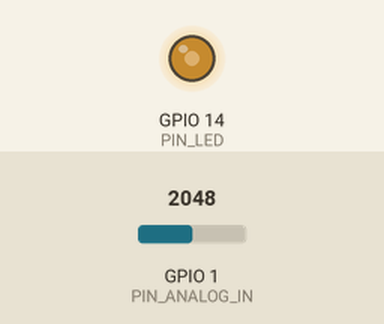
Simulated run of this sketch. Board: ESP32. Shown: output pins drawn as LEDs (lit = HIGH). Inputs (shaded band) come from the test bench; at power-on: GPIO 1 (PIN_ANALOG_IN) = 2048.

Above: at 1.2 s.
1.3 s: GPIO 1 (PIN_ANALOG_IN) set to 2866
At 2.5 s:
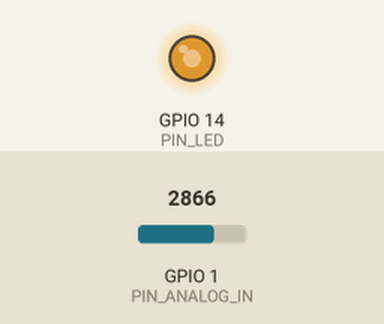
2.8 s: GPIO 1 (PIN_ANALOG_IN) set to 3603
At 3.9 s:
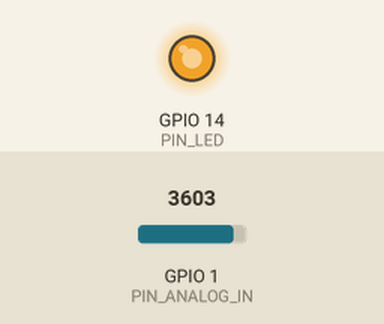
4.3 s: GPIO 1 (PIN_ANALOG_IN) set to 491
At 5.0 s:
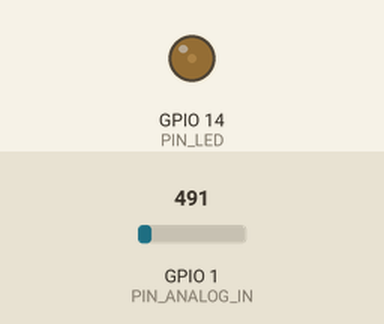
5.8 s: GPIO 1 (PIN_ANALOG_IN) set to 0
At 7.0 s:
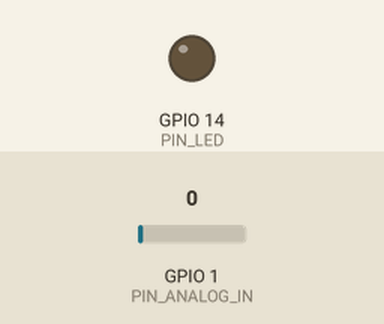
Timing chart, 0 to 8.3 s (numbered marks = the images above; inputs shaded):
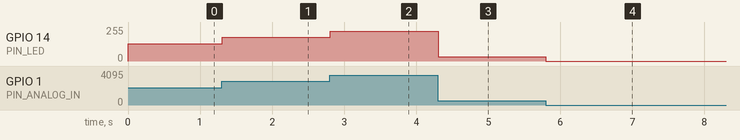

The sketch:

10.1_SoftLight.ino
```cpp
#define PIN_ANALOG_IN   1   // Define the analog input pin
#define PIN_LED         14  // Define the LED pin (PWM output)
#define CHAN            0   // Define the PWM channel

void setup() {
  // Configure LED pin for PWM output
  // Parameters: pin, frequency (1000 Hz), resolution (12-bit), channel
  ledcAttachChannel(PIN_LED, 1000, 12, CHAN);
}

void loop() {
  int adcVal = analogRead(PIN_ANALOG_IN); //read adc
  int pwmVal = adcVal;        // adcVal re-map to pwmVal
  ledcWrite(PIN_LED, pwmVal);    // set the pulse width.
  delay(10);  // Short delay before next reading/update
}
```

Measured:
- after the input at 1.3 s, GPIO 14 (PIN_LED): 128/255 → 178/255 at once
- after the input at 2.8 s, GPIO 14 (PIN_LED): 178/255 → 224/255 at once
- after the input at 4.3 s, GPIO 14 (PIN_LED): 224/255 → 31/255 at once
- after the input at 5.8 s, GPIO 14 (PIN_LED): 31/255 → 0/255 at once
